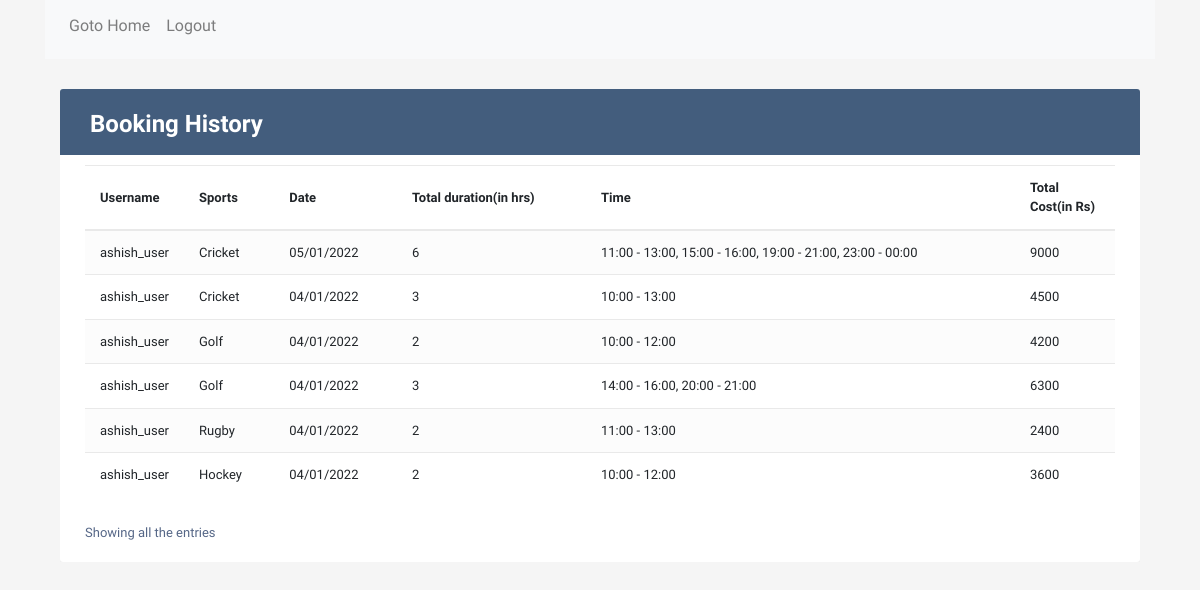
Page /bookinghistory (signed in) on the earlier database version.
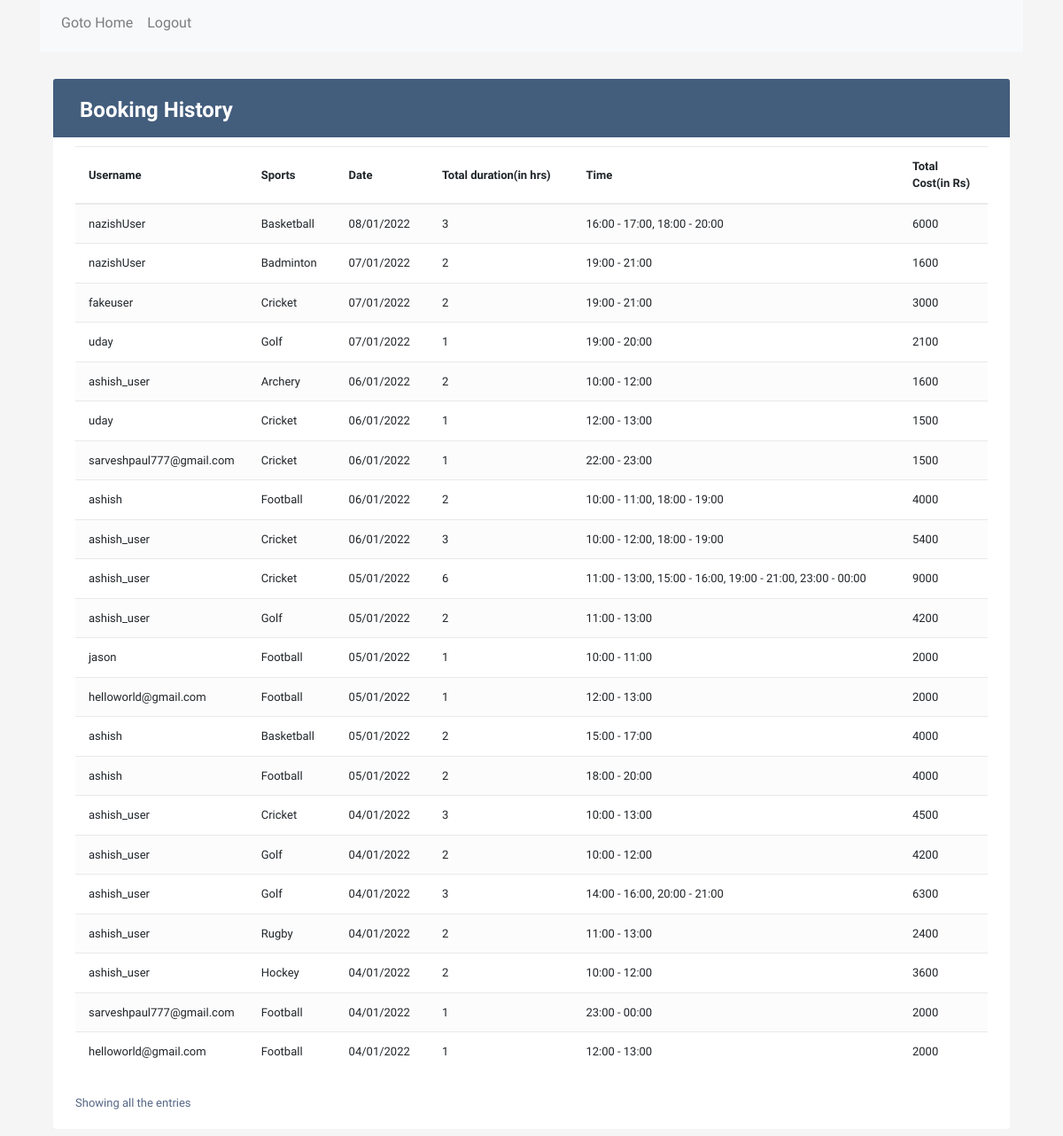
Same page on the later database version.
### tables this page shows
CREATE TABLE booking (id INTEGER PRIMARY KEY AUTOINCREMENT, sportsId INTEGER, date DATETIME, duration INTEGER, "total cost" DECIMAL (7, 2), "customer username" TEXT, code TEXT, FOREIGN KEY (sportsId) REFERENCES sports (id));

CREATE TABLE sports(
    id INTEGER PRIMARY KEY,
    name TEXT UNIQUE,
    cost INTEGER,
    status TEXT,
    remarks TEXT
);

### app.py (the view)
@app.route('/bookinghistory')
def bookinghistory():
    if session['usertype'] == 'user':
        return "Access Denied!!"
    conn = get_db_connection()
    try:
        filtered = conn.execute('SELECT b."customer username",s.name,b.date,b.duration,b."total cost",b.code FROM booking b,sports s where b.sportsid=s.id order by b.date desc').fetchall()
        return render_template('bookinghistory.html',data=filtered)
    except:
        return render_template('bookinghistory.html')
    finally:
        conn.close()

### app.py (called while the page is built)
def get_db_connection():
    conn = sqlite3.connect(os.path.join(BASE_DIR, 'database.db'))
    conn.row_factory = sqlite3.Row
    return conn

### templates/bookinghistory.html (shortened to what this page needs)
{% extends 'base.html' %}
{%block content%}
<!DOCTYPE html>
<html lang="en">
<head>
<link rel="stylesheet" href="https://stackpath.bootstrapcdn.com/bootstrap/4.5.0/css/bootstrap.min.css">
<link rel="stylesheet" href="https://maxcdn.bootstrapcdn.com/font-awesome/4.7.0/css/font-awesome.min.css">
</head>
<nav class="navbar navbar-expand-md navbar-light bg-light">
	<div class="collapse navbar-collapse" id="navbarNav">
		<ul class="navbar-nav">
			<div class="collapse navbar-collapse" id="navbarNav">
				<ul class="navbar-nav">
				<li class="nav-item">
					<a class="nav-link" href="{{url_for('adminhomepage')}}"><h6>Goto Home</h6></a>
				</li>
				<li class="nav-item">
					<a class="nav-link" href="{{url_for('logout')}}"><h6>Logout</h6></a>
				</li>
				</ul>
			</div>
		</ul>
	</div>
</nav>
<body>
<div class="container-xl">
	<div class="table-responsive">
		<div class="table-wrapper">
			<div class="table-title">
				<div class="row ">
					<div class="col-sm-6">
						<h2><b>Booking History</b></h2>
					</div>
				</div>
			</div>
			<table class="table table-striped table-hover">
				<thead>
					<tr>
						<th>Username</th>
						<th>Sports</th>
						<th>Date</th>
                        <th>Total duration(in hrs)</th>
						<th>Time</th>
						<th>Total Cost(in Rs)</th>
					</tr>
				</thead>
				<tbody>
					{% for row in data %}
					<tr>
						<td>{{row[0]}}</td>
						<td>{{row[1]}}</td>
						<td>{{row[2]}}</td>
						<td>{{row[3]}}</td>
						<td>{{timecal(row[5].split(','))}}</td>
						<td>{{row[4]}}</td>
					</tr>
					{% endfor %}
				</tbody>
			</table>
			<div class="clearfix">
				<div class="hint-text">Showing all the entries</div>
			</div>
		</div>
	</div>
</div>
</body>
</html>
{% endblock %}

Differences in the rows shown:
added booking: customer username "nazishUser", name "Basketball", date "08/01/2022", duration "3", code "16:00 - 17:00, 18:00 - 20:00", total cost "6000"
added booking: customer username "nazishUser", name "Badminton", date "07/01/2022", duration "2", code "19:00 - 21:00", total cost "1600"
added booking: customer username "fakeuser", name "Cricket", date "07/01/2022", duration "2", code "19:00 - 21:00", total cost "3000"
added booking: customer username "uday", name "Golf", date "07/01/2022", duration "1", code "19:00 - 20:00", total cost "2100"
added booking: customer username "ashish_user", name "Archery", date "06/01/2022", duration "2", code "10:00 - 12:00", total cost "1600"
added booking: customer username "uday", name "Cricket", date "06/01/2022", duration "1", code "12:00 - 13:00", total cost "1500"
added booking: customer username "sarveshpaul777@gmail.com", name "Cricket", date "06/01/2022", duration "1", code "22:00 - 23:00", total cost "1500"
added booking: customer username "ashish", name "Football", date "06/01/2022", duration "2", code "10:00 - 11:00, 18:00 - 19:00", total cost "4000"
added booking: customer username "ashish_user", name "Cricket", date "06/01/2022", duration "3", code "10:00 - 12:00, 18:00 - 19:00", total cost "5400"
added booking: customer username "ashish_user", name "Golf", date "05/01/2022", duration "2", code "11:00 - 13:00", total cost "4200"
added booking: customer username "jason", name "Football", date "05/01/2022", duration "1", code "10:00 - 11:00", total cost "2000"
added booking: customer username "helloworld@gmail.com", name "Football", date "05/01/2022", duration "1", code "12:00 - 13:00", total cost "2000"
added booking: customer username "ashish", name "Basketball", date "05/01/2022", duration "2", code "15:00 - 17:00", total cost "4000"
added booking: customer username "ashish", name "Football", date "05/01/2022", duration "2", code "18:00 - 20:00", total cost "4000"
added booking: customer username "sarveshpaul777@gmail.com", name "Football", date "04/01/2022", duration "1", code "23:00 - 00:00", total cost "2000"
added booking: customer username "helloworld@gmail.com", name "Football", date "04/01/2022", duration "1", code "12:00 - 13:00", total cost "2000"
